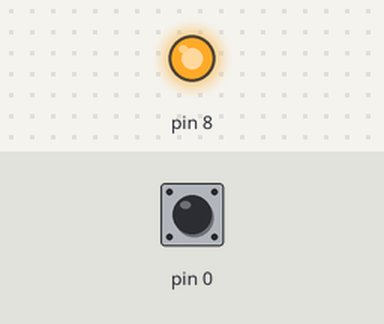
The sketch below on a simulated Arduino Uno, built with avr-gcc and run on an emulated ATmega328P. Parts: output pins drawn as LEDs (lit = HIGH). The inputs (shaded band) are chosen by the test bench; at power-on: pin 0 HIGH.

Above: at 5.0 s.
5.1 s: pin 0 pulled LOW for 0.15 s
At 6.3 s:
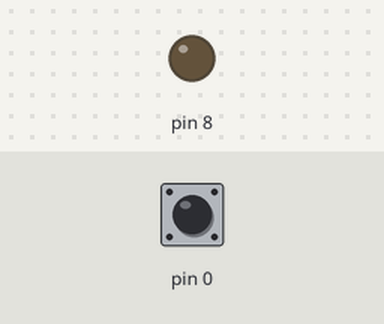
6.7 s: pin 0 pulled LOW for 3.2 s
At 8.0 s:
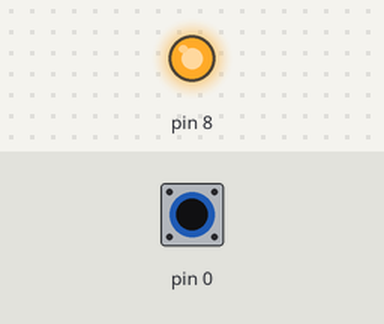
Timing chart, 0 to 11.4 s (numbered marks = the images above; inputs shaded):
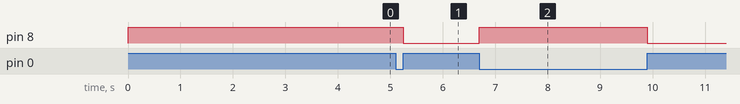

Measured:
- after the input at 5.1 s, pin 8: HIGH → LOW after 0.15 s
- after the input at 6.7 s, pin 8: LOW → HIGH at once, → LOW 3.2 s later

The sketch:

pin_change_interrupt.ino
```cpp
// AVR code for PIN state change interrupt
// Also verifies the required pin
// PIN 2 - PCINT16
// Atmega328p

#include<avr/io.h>
#include<avr/interrupt.h>

ISR(PCINT2_vect)
{
  if(!(PIND&0x01))
    PORTB = 0x01;
  else
    PORTB = 0x00;
}

int main()
{
  DDRB |= 0x01;
  PORTB |= 0x01;
  DDRD &= ~0x01;  // Set PCINT16 as input
  PORTD |= 0x01;  // Pull up PCINT pin
  PCMSK2 = (1 << PCINT16);  // set PCINT16 to trigger an interrupt on state change
  PCICR = (1 << PCIE2);    // set PCIE2 to enable PCMSK0 scan
  sei();
  while(1);
  return 0;
}
```
